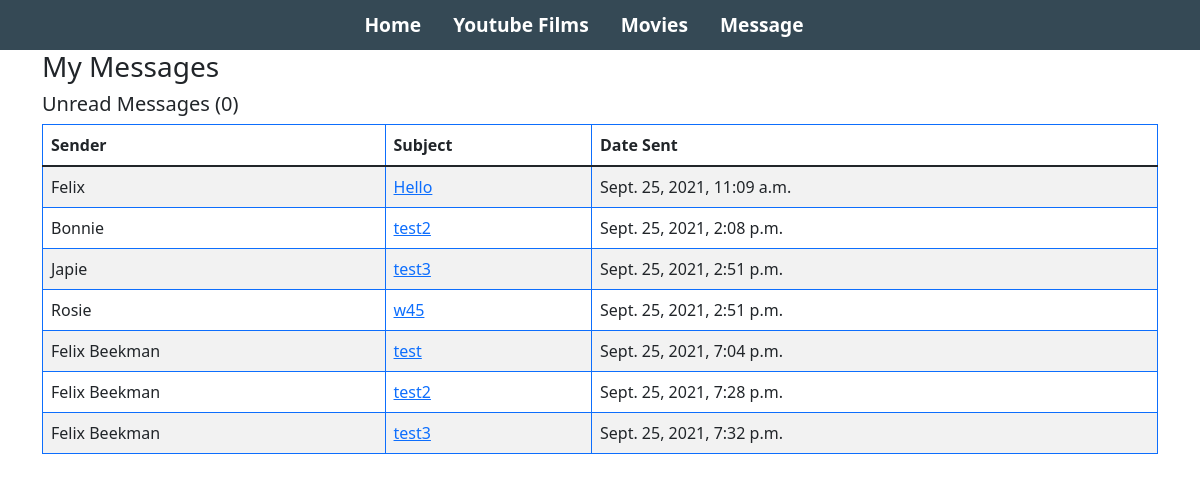
Screenshot of /inbox/ with the database file from the repository.
### base/models.py (models this page shows, shortened)
class Message(models.Model):
	name = models.CharField(max_length=200, null=True)
	email = models.CharField(max_length=200, null=True)
	subject = models.CharField(max_length=200, null=True)
	body = models.TextField()
	is_read = models.BooleanField(default=False)
	created = models.DateTimeField(auto_now_add=True)
	id = models.UUIDField(default=uuid.uuid4, unique=True, primary_key=True, editable=False)

### base/views.py (the view)
# urls.py: path('inbox/', views.inboxPage, name='inbox'),
def inboxPage(request):
	inbox = Message.objects.all().order_by('is_read')
	unreadCount = Message.objects.filter(is_read=False).count()
	context = {'inbox':inbox, 'unreadCount': unreadCount}
	return render(request, 'base/inbox.html', context)

### base/templates/base/inbox.html
{% extends 'base/main.html' %}
{% load static %}
{% block content %}
<div class="container">
    <h3>My Messages</h3>
    <h5>Unread Messages ({{unreadCount}})</h5>
    <table class="table table table-bordered border-primary table-striped">
        <thead>
            <tr>
                <th>Sender</th>
                <th>Subject</th>
                <th>Date Sent</th>
            </tr>
        </thead>
        <tbody>
            {% for message in inbox %}
            {% if message.is_read %}
            <tr>
                {% else %}
            <tr style="font-weight: 900;">
                {% endif %}
                <td>{{message.name}}</td>
                <td><a href="{% url 'message' message.id %}">{{message.subject}}</a></td>
                <td>{{message.created}}</td>
            </tr>
            {% endfor %}
        </tbody>
    </table>
</div>
	{% endblock content %}

### static/styles/main.css (style rules this page uses)
body { background-color: #E5E5E5; }

### rows the page displays
Message: name "Felix", subject "Hello", created "Sept. 25, 2021, 11:09 a.m."
Message: name "Bonnie", subject "test2", created "Sept. 25, 2021, 2:08 p.m."
Message: name "Japie", subject "test3", created "Sept. 25, 2021, 2:51 p.m."
Message: name "Rosie", subject "w45", created "Sept. 25, 2021, 2:51 p.m."
Message: name "Felix Beekman", subject "test", created "Sept. 25, 2021, 7:04 p.m."
Message: name "Felix Beekman", subject "test2", created "Sept. 25, 2021, 7:28 p.m."
Message: name "Felix Beekman", subject "test3", created "Sept. 25, 2021, 7:32 p.m."

### other values shown
{{ unreadCount }} "0"
